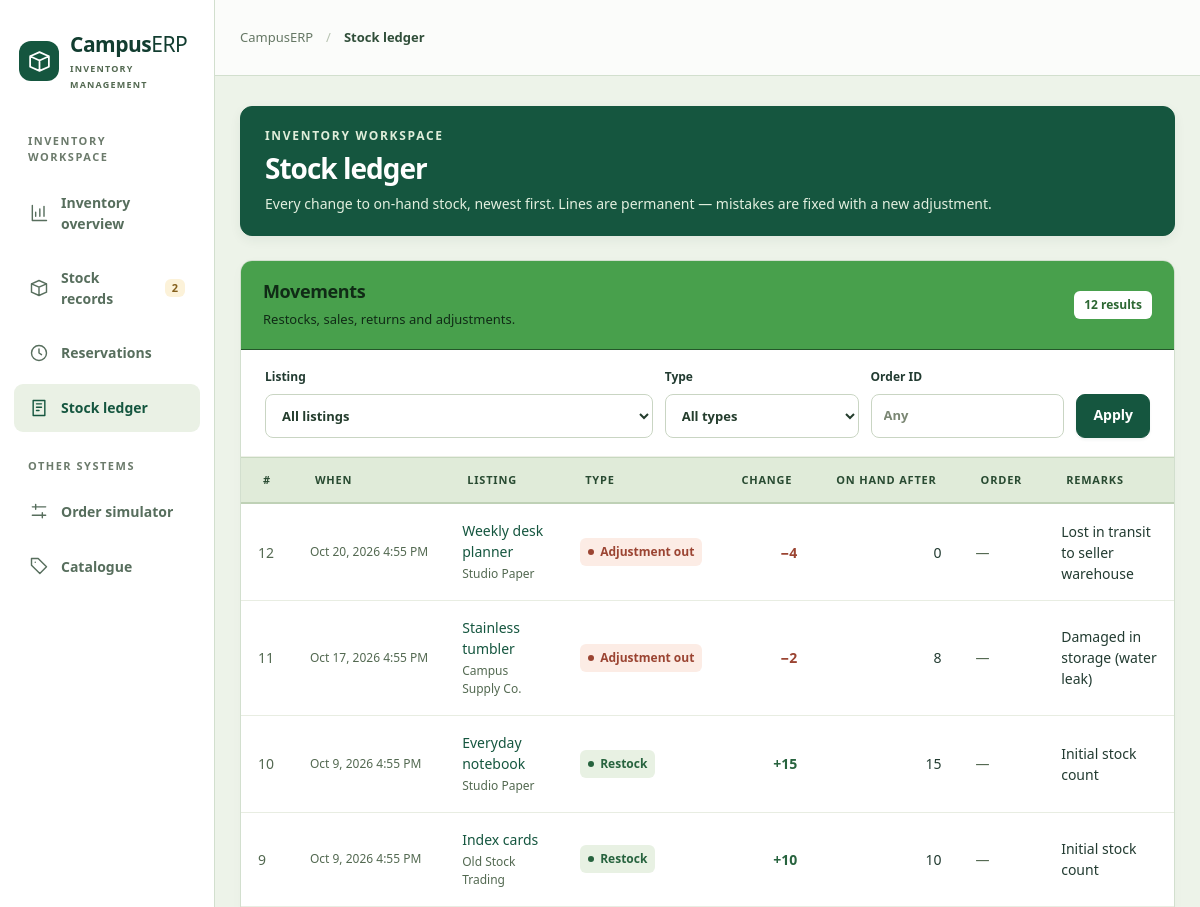
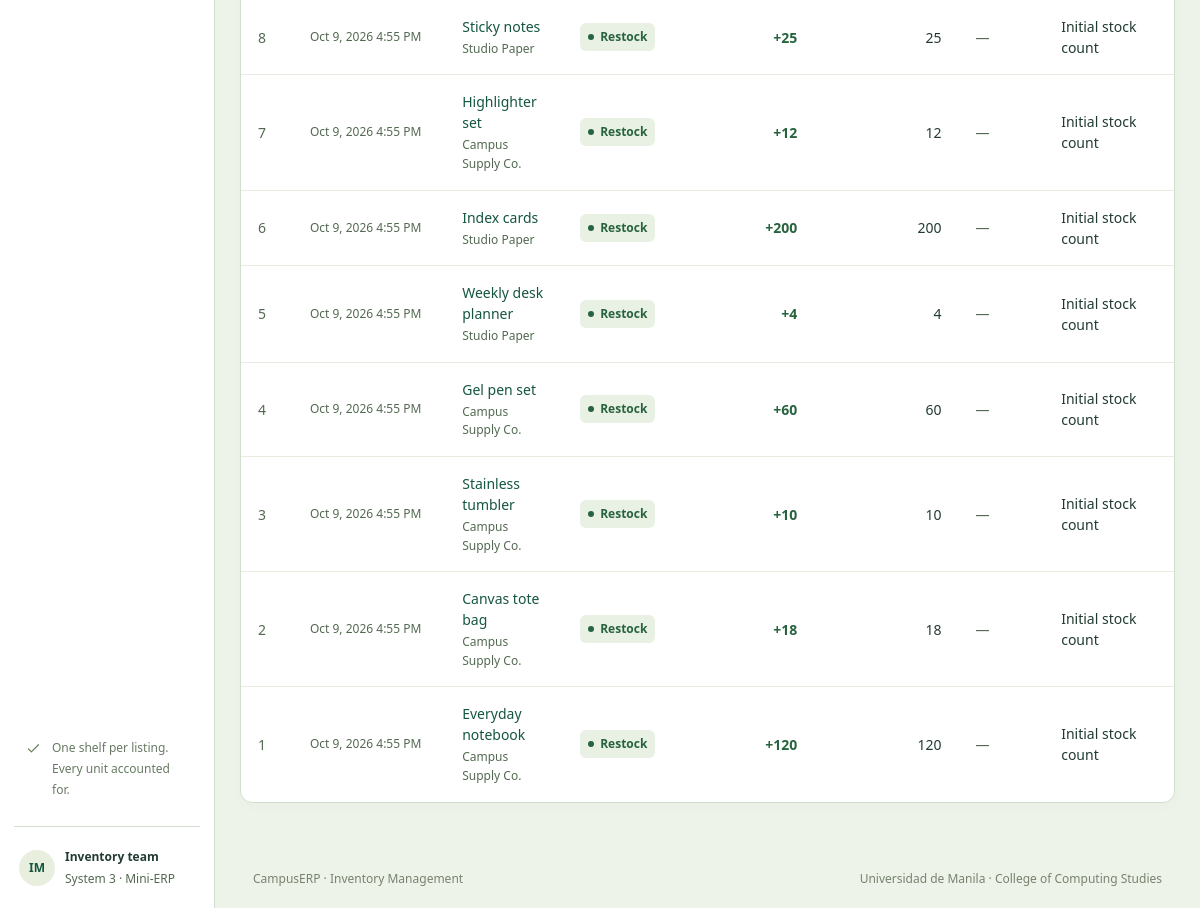
The page /?page=movements on the database its author committed (2 pictures, top to bottom).
### tables this page shows
CREATE TABLE stock_movement (
    movement_id    INT          NOT NULL AUTO_INCREMENT,
    inventory_id   INT          NOT NULL,
    reservation_id INT          NULL,
    movement_type  VARCHAR(15)  NOT NULL,
    quantity       INT          NOT NULL,
    on_hand_after  INT          NOT NULL,
    order_id       INT          NULL,
    remarks        VARCHAR(255) NULL,
    created_at     DATETIME     NOT NULL DEFAULT CURRENT_TIMESTAMP,
    PRIMARY KEY (movement_id),
    KEY idx_movement_type (movement_type),
    CONSTRAINT fk_movement_inventory   FOREIGN KEY (inventory_id)   REFERENCES inventory (inventory_id),
    CONSTRAINT fk_movement_reservation FOREIGN KEY (reservation_id) REFERENCES stock_reservation (reservation_id),
    CONSTRAINT fk_movement_order       FOREIGN KEY (order_id)       REFERENCES sales_order (order_id),
    CONSTRAINT chk_movement_qty     CHECK (quantity > 0),
    CONSTRAINT chk_movement_balance CHECK (on_hand_after >= 0),
    CONSTRAINT chk_movement_type    CHECK (movement_type IN ('restock', 'sale', 'return', 'adjustment_in', 'adjustment_out')),
     
    CONSTRAINT chk_movement_reservation CHECK (
        (movement_type = 'sale' AND reservation_id IS NOT NULL AND order_id IS NOT NULL)
        OR (movement_type <> 'sale' AND reservation_id IS NULL)
    ),
    CONSTRAINT chk_movement_remarks CHECK (
        movement_type NOT IN ('adjustment_in', 'adjustment_out')
        OR (remarks IS NOT NULL AND TRIM(remarks) <> '')
    )
);

### index.php (called while the page is built, shortened)
<?php
require __DIR__ . '/src/bootstrap.php';
require __DIR__ . '/views/layout.php';

### src/bootstrap.php (called while the page is built, shortened)
<?php
require_once __DIR__ . '/InventoryService.php';
require_once __DIR__ . '/helpers.php';
$config = require __DIR__ . '/../config.php';
function db_connect(array $c, bool $withDatabase = true): PDO
{
    $dsn = "mysql:host={$c['host']};port={$c['port']};charset=utf8mb4";
    if ($withDatabase) {
        $dsn .= ";dbname={$c['name']}";
    }
    return new PDO($dsn, $c['user'], $c['pass'], [
        PDO::ATTR_ERRMODE            => PDO::ERRMODE_EXCEPTION,
        PDO::ATTR_DEFAULT_FETCH_MODE => PDO::FETCH_ASSOC,
        PDO::ATTR_EMULATE_PREPARES   => false,
    ]);
}
try {
    $db = db_connect($config['db']);
} catch (PDOException $e) {
    http_response_code(500);
    $msg = 'Cannot connect to the database "' . $config['db']['name'] . '". '
         . 'Check config.php and run database/install.php (or import schema.sql + seed.sql). '
         . 'Details: ' . $e->getMessage();
    if (PHP_SAPI === 'cli' || str_ends_with($_SERVER['SCRIPT_NAME'] ?? '', 'api.php')) {
        header('Content-Type: application/json');
        exit(json_encode(['success' => false, 'error' => $msg]));
    }
    exit('<pre style="font:14px system-ui;padding:24px;white-space:pre-wrap">' . htmlspecialchars($msg) . '</pre>');
}
$inventory = new InventoryService($db);

### src/InventoryService.php (called while the page is built, shortened)
<?php
class InventoryService
{
    public function movements(array $f = [], int $limit = 300): array
    {
        [$where, $params] = $this->filters($f, [
            'inventory_id' => 'm.inventory_id = ?',
            'order_id'     => 'm.order_id = ?',
            'type'         => 'm.movement_type = ?',
            'seller_id'    => 'v.seller_id = ?',
        ]);
        return $this->fetchAll(
            "SELECT m.*, so.order_number, v.offer_id, v.seller_id, v.seller_name, v.product_name,
                    CASE WHEN m.movement_type IN ('restock', 'return', 'adjustment_in') THEN m.quantity ELSE -m.quantity END AS signed_quantity
               FROM stock_movement m
               JOIN v_inventory_stock v ON v.inventory_id = m.inventory_id
               LEFT JOIN sales_order so ON so.order_id = m.order_id"
            . ($where ? ' WHERE ' . implode(' AND ', $where) : '')
            . ' ORDER BY m.movement_id DESC LIMIT ' . $limit,
            $params
        );
    }
    private function filters(array $f, array $map): array
    {
        $where = $params = [];
        return [$where, $params];
    }
    private function run(string $sql, array $params = []): PDOStatement
    {
        $st = $this->db->prepare($sql);
        $st->execute($params);
        return $st;
    }
    private function fetchAll(string $sql, array $params = []): array
    {
        return $this->run($sql, $params)->fetchAll();
    }
}

### views/partials/movement_table.php (the view, shortened to what this page needs)
<?php if (!$recent): ?>
    <p class="empty">No movements recorded yet.</p>
<?php else: ?>
    <div class="table-wrap">
        <table>
            <thead><tr><th>#</th><th>When</th><th>Listing</th><th>Type</th><th class="num">Change</th><th class="num">On hand after</th><th>Order</th><th>Remarks</th></tr></thead>
            <tbody>
            <?php foreach ($recent as $m): ?>
                <tr>
                    <td class="muted"><?= $m['movement_id'] ?></td>
                    <td class="date"><small><?= when($m['created_at']) ?></small></td>
                    <td><a href="?page=inventory&id=<?= $m['inventory_id'] ?>"><?= h($m['product_name']) ?></a><small><?= h($m['seller_name']) ?></small></td>
                    <td><?= badge($m['movement_type']) ?></td>
                    <td class="num <?= $m['signed_quantity'] > 0 ? 'pos' : 'neg' ?>"><?= ($m['signed_quantity'] > 0 ? '+' : '−') . qty(abs((int) $m['signed_quantity'])) ?></td>
                    <td class="num"><?= qty($m['on_hand_after']) ?></td>
                    <td><?= $m['order_id'] ? '<a href="?page=reservations&order_id=' . $m['order_id'] . '">' . h($m['order_number']) . '</a>' : '<span class="muted">—</span>' ?></td>
                    <td><?= $m['remarks'] !== null ? h($m['remarks']) : '<span class="muted">—</span>' ?></td>
                </tr>
            <?php endforeach; ?>
            </tbody>
        </table>
    </div>
<?php endif; ?>

### src/helpers.php (shortened to what this page needs)
<?php
function h(mixed $v): string
{
    return htmlspecialchars((string) $v, ENT_QUOTES, 'UTF-8');
}
function label(string $value): string
{
    return ucfirst(str_replace('_', ' ', $value));
}
function badge(string $status): string
{
    return '<span class="badge ' . h($status) . '"><span class="status-dot"></span>' . h(label($status)) . '</span>';
}
function icon(string $name, string $class = ''): string
{
    static $paths = [
        'chart'    => 'M4 3v18h17 M8 16v-5 M13 16V7 M18 16V4',
        'orders'   => 'M4 5h16v16H4z M8 5V3h8v2 M8 10h8 M8 14h8 M8 18h5',
        'plus'     => 'M12 5v14 M5 12h14',
        'arrow'    => 'M5 12h14 M14 7l5 5-5 5',
        'box'      => 'm3 7 9-4 9 4v10l-9 4-9-4z M3 7l9 4 9-4 M12 11v10',
        'check'    => 'm5 12 4 4 10-10',
        'card'     => 'M3 5h18v14H3z M3 9h18 M7 15h4',
        'truck'    => 'M2 6h12v12H2z M14 10h4l4 4v4h-8 M5 18a2 2 0 1 0 4 0 M16 18a2 2 0 1 0 4 0',
        'search'   => 'M10 3a7 7 0 1 0 0 14 7 7 0 0 0 0-14 M15 15l6 6',
        'chevron'  => 'm9 5 7 7-7 7',
        'clock'    => 'M12 3a9 9 0 1 0 0 18 9 9 0 0 0 0-18 M12 7v5l3 2',
        'alert'    => 'm12 3 10 18H2z M12 9v5 M12 17h.01',
        'refresh'  => 'M20 7V3l-4 4 M20 7a9 9 0 1 0 1 8',
        'back'     => 'M19 12H5 M10 7l-5 5 5 5',
        'settings' => 'M4 7h16 M4 17h16 M8 4v6 M16 14v6',
        'user'     => 'M12 3a4 4 0 1 0 0 8 4 4 0 0 0 0-8 M4 21v-3a8 8 0 0 1 16 0v3',
        'tag'      => 'M3 3h8l10 10-8 8L3 11z M7.5 7.5h.01',
        'ledger'   => 'M5 3h14v18H5z M9 7h6 M9 11h6 M9 15h3',
    ];
    return '<svg class="icon ' . h($class) . '" viewBox="0 0 24 24" fill="none" stroke="currentColor" stroke-width="1.7"'
         . ' stroke-linecap="round" stroke-linejoin="round" aria-hidden="true"><path d="' . ($paths[$name] ?? $paths['box']) . '"/></svg>';
}
function page_head(string $eyebrow, string $title, string $intro, string $aside = ''): string
{
    return '<header class="page-head"><div><div class="eyebrow">' . h(strtoupper($eyebrow)) . '</div><h1>' . h($title)
         . '</h1><p>' . h($intro) . '</p></div>' . $aside . '</header>';
}
function qty(int|float|string $n): string
{
    return number_format((float) $n);
}
function when(?string $dt): string
{
    return $dt ? date('M j, Y g:i A', strtotime($dt)) : '—';
}

### assets/style.css (style rules this page uses)
:root { --green: #15563f; --deep: #123d30; --cream: #edf3e9; --ink: #223b31; --muted: #536951; --line: #d2dfce; --section-header: #48A04C; --section-header-ink: #102b16; font-family: "Segoe UI", Inter, Arial, sans-serif; font-size: 15px; line-height: 1.5; color: var(--ink); background: var(--cream); font-synthesis: none; }
* { box-sizing: border-box; }
body { margin: 0; background: var(--cream); }
h1, h2, h3, p { margin-top: 0; }
h1 { font-size: 28px; line-height: 1.25; letter-spacing: -1px; margin-bottom: 6px; font-weight: 680; }
p { color: var(--muted); line-height: 1.65; margin-bottom: 18px; }
small { font-size: 13px; color: var(--muted); line-height: 1.5; }
a { color: var(--green); text-decoration: none; }
.icon { width: 20px; height: 20px; display: inline-block; flex-shrink: 0; vertical-align: middle; }
.eyebrow { font-size: 12px; font-weight: 700; letter-spacing: 1.7px; color: var(--green); margin-bottom: 10px; }
.muted { color: var(--muted); }
.brand-mark .icon { width: 25px; height: 25px; }
.sidebar-help .icon { width: 17px; margin-top: 2px; }
.status-dot { height: 6px; width: 6px; background: currentColor; border-radius: 50%; display: inline-block; flex-shrink: 0; }
.page-head { display: flex; justify-content: space-between; align-items: center; gap: 18px; padding: 20px 24px; background: var(--green); border: 1px solid var(--green); border-radius: 12px; margin-bottom: 24px; box-shadow: 0 4px 12px #193d2810; }
.page-head h1 { color: #fff; overflow-wrap: anywhere; }
.page-head .eyebrow { color: #dfedda; margin-bottom: 6px; }
.page-head p { color: #e2efdf; margin: 0; font-size: 14px; max-width: 760px; }
.table-wrap { overflow-x: auto; }
table { border-collapse: collapse; width: 100%; text-align: left; font-size: 14px; }
thead th { background: #e0ebd9; font-size: 11px; text-transform: uppercase; letter-spacing: .8px; color: #294b32; font-weight: 600; padding: 14px 22px; border-top: 1px solid #c7d8bf; border-bottom: 2px solid #bfd1b6; white-space: nowrap; }
td { padding: 16px 22px; border-top: 1px solid #e8ede2; vertical-align: middle; }
tbody tr:first-child td { border-top: 0; }
td small { display: block; font-size: 12px; line-height: 1.55; margin-top: 3px; }
.num { text-align: right; font-variant-numeric: tabular-nums; }
th.num { text-align: right; }
.pos { color: #27633e; font-weight: 650; }
.neg { color: #9b4432; font-weight: 650; }
td.date small { white-space: nowrap; margin: 0; }
.badge { display: inline-flex; align-items: center; gap: 6px; border-radius: 6px; padding: 5px 8px; font-size: 12px; font-weight: 600; line-height: 1.5; background: #eff1ed; color: #58695b; white-space: nowrap; }
.badge.confirmed, .badge.completed, .badge.verified, .badge.reserved, .badge.in_stock, .badge.active, .badge.fulfilled, .badge.restock, .badge.return, .badge.adjustment_in { background: #e8f1e3; color: #27633e; }
.badge.cancelled, .badge.expired, .badge.rejected, .badge.failed, .badge.out_of_stock, .badge.inactive, .badge.discontinued, .badge.adjustment_out { background: #fcece5; color: #9b4432; }
@media (max-width: 1250px) { td, th { padding-left: 17px; padding-right: 17px; } }

### rows shown on the page
stock_movement: movement_id "12", created_at "Oct 20, 2026 4:55 PM", product_name "Weekly desk planner", seller_name "Studio Paper", movement_type "Adjustment out", signed_quantity "4", on_hand_after "0", remarks "Lost in transit to seller warehouse"
stock_movement: movement_id "11", created_at "Oct 17, 2026 4:55 PM", product_name "Stainless tumbler", seller_name "Campus Supply Co.", movement_type "Adjustment out", signed_quantity "2", on_hand_after "8", remarks "Damaged in storage (water leak)"
stock_movement: movement_id "10", created_at "Oct 9, 2026 4:55 PM", product_name "Everyday notebook", seller_name "Studio Paper", movement_type "Restock", signed_quantity "15", on_hand_after "15", remarks "Initial stock count"
stock_movement: movement_id "9", created_at "Oct 9, 2026 4:55 PM", product_name "Index cards", seller_name "Old Stock Trading", movement_type "Restock", signed_quantity "10", on_hand_after "10", remarks "Initial stock count"
stock_movement: movement_id "8", created_at "Oct 9, 2026 4:55 PM", product_name "Sticky notes", seller_name "Studio Paper", movement_type "Restock", signed_quantity "25", on_hand_after "25", remarks "Initial stock count"
stock_movement: movement_id "7", created_at "Oct 9, 2026 4:55 PM", product_name "Highlighter set", seller_name "Campus Supply Co.", movement_type "Restock", signed_quantity "12", on_hand_after "12", remarks "Initial stock count"
stock_movement: movement_id "6", created_at "Oct 9, 2026 4:55 PM", product_name "Index cards", seller_name "Studio Paper", movement_type "Restock", signed_quantity "200", on_hand_after "200", remarks "Initial stock count"
stock_movement: movement_id "5", created_at "Oct 9, 2026 4:55 PM", product_name "Weekly desk planner", seller_name "Studio Paper", movement_type "Restock", signed_quantity "4", on_hand_after "4", remarks "Initial stock count"
stock_movement: movement_id "4", created_at "Oct 9, 2026 4:55 PM", product_name "Gel pen set", seller_name "Campus Supply Co.", movement_type "Restock", signed_quantity "60", on_hand_after "60", remarks "Initial stock count"
stock_movement: movement_id "3", created_at "Oct 9, 2026 4:55 PM", product_name "Stainless tumbler", seller_name "Campus Supply Co.", movement_type "Restock", signed_quantity "10", on_hand_after "10", remarks "Initial stock count"
stock_movement: movement_id "2", created_at "Oct 9, 2026 4:55 PM", product_name "Canvas tote bag", seller_name "Campus Supply Co.", movement_type "Restock", signed_quantity "18", on_hand_after "18", remarks "Initial stock count"
stock_movement: movement_id "1", created_at "Oct 9, 2026 4:55 PM", product_name "Everyday notebook", seller_name "Campus Supply Co.", movement_type "Restock", signed_quantity "120", on_hand_after "120", remarks "Initial stock count"

### other values the page prints
$title "Inventory overview"
$title "Stock records"
$title "Reservations"
$title "Stock ledger"
$title "Order simulator"
$title "Catalogue"
$pages[$page][0] "Stock ledger"
$eyebrow "INVENTORY WORKSPACE"
$intro "Every change to on-hand stock, newest first. Lines are permanent — mistakes are fixed with a new adjustment."
plural(count($recent), 'result') "12 results"
